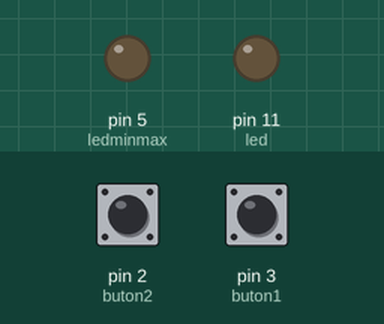
Recording of a sketch running on a simulated Arduino Uno, built with avr-gcc and run on an emulated ATmega328P. On the bench: output pins drawn as LEDs (lit = HIGH). The inputs (shaded band) are chosen by the test bench; at power-on: pin 2 (buton2) HIGH, pin 3 (buton1) HIGH.

Above: at 1.2 s.
1.3 s: pin 2 (buton2) pulled LOW for 3.2 s
At 4.3 s:
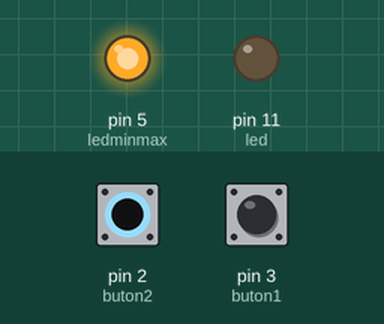
6.0 s: pin 2 (buton2) pulled LOW for 0.15 s
At 6.8 s:
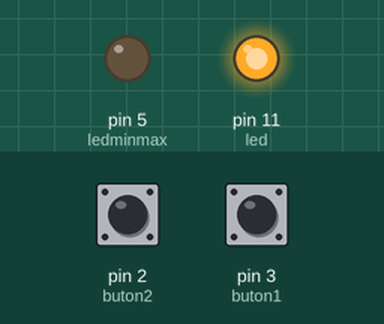
7.6 s: pin 3 (buton1) pulled LOW for 3.2 s
At 9.06 s:
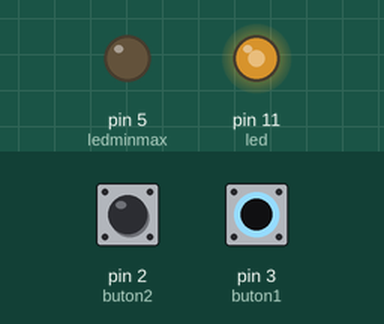
12.3 s: pin 3 (buton1) pulled LOW for 3.2 s
At 13.8 s:
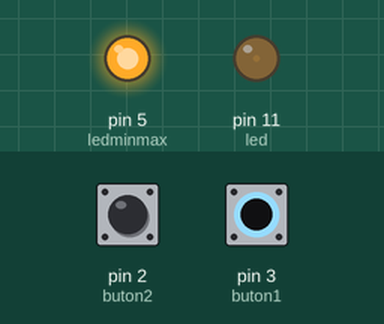
17.0 s: pin 2 (buton2) pulled LOW for 3.2 s
At 20.0 s:
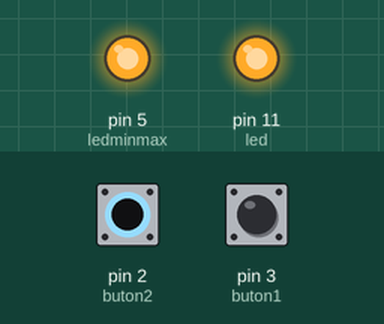
21.7 s: pin 2 (buton2) pulled LOW for 3.2 s
At 26.1 s:
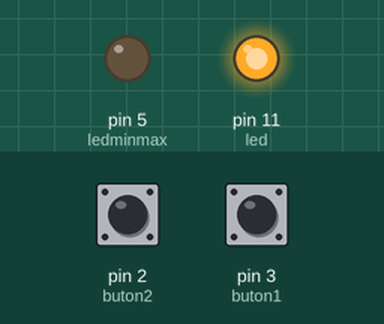
Timing chart, 0 to 27.4 s (numbered marks = the images above; inputs shaded):
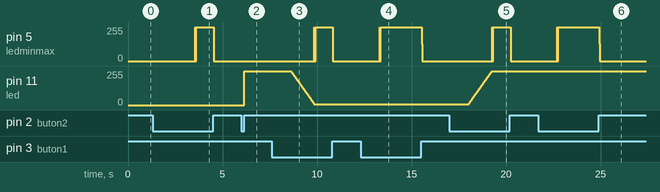

Measured:
- after the input at 1.3 s, pin 5 (ledminmax): 0/255 → 255/255 after 2.3 s, → 0/255 0.98 s later
- after the input at 6.0 s, pin 11 (led): 0/255 → 255/255 after 0.16 s
- after the input at 7.6 s, pin 5 (ledminmax): 0/255 → 255/255 after 2.3 s, → 0/255 0.98 s later; pin 11 (led): moves from 255/255 to 5/255 over 1.2 s, starting after 1.0 s
- after the input at 12.3 s, pin 5 (ledminmax): 0/255 → 255/255 after 1.0 s, → 0/255 2.2 s later
- after the input at 17.0 s, pin 5 (ledminmax): 0/255 → 255/255 after 2.3 s, → 0/255 0.98 s later; pin 11 (led): moves from 5/255 to 255/255 over 1.2 s, starting after 1.0 s
- after the input at 21.7 s, pin 5 (ledminmax): 0/255 → 255/255 after 1.0 s, → 0/255 2.2 s later

The sketch:

brightness_control_led_1b.ino
```cpp
/*
 * measure time for activate two independent pushbutton (masurare timp apasare 2 butoane)
 * program adapt by Nicu FLORICA (niq_ro) - http://nicuflorica.blogspot.com/
 * original ideea from Andy DOZ's blog - https://andydoz.blogspot.com
 * ver.1.0 - control a led with2 buttons (on/off/decrease and increase the brithness)
 * ver.1.a - clear the unuseful data
 * ver.1.b - minimum/maximum limit indicator
 */

#define buton1 3  // buton 1 fara retine la masa
#define buton2 2  // buton 2 fara retine la masa
#define led 11    // led + rezistenta 220..470 ohmi la masa
#define ledminmax 5

int apasarebuton1 = 0; // stare buton (apasat/neapasat)
int duratamare1 = 1000; // valoare timp apaaare lunga, in ms
int durataapasare1 = 0; // durata apasare buton
int tpaparare1 = 0;// memorare timp apasare
int tpeliberare1 = 0;// memorare timp eliberare
int durata1 = 0;  // durata apasare, in timp real
boolean stare1 = false; // stare de cronometrare

int apasarebuton2 = 0; // stare buton (apasat/neapasat)
int duratamare2 = 1000; // valoare timp apaaare lunga, in ms
int durataapasare2 = 0; // durata apasare buton
int tpaparare2 = 0;// memorare timp apasare
int tpeliberare2 = 0;// memorare timp eliberare
int durata2 = 0;  // durata apasare, in timp real
boolean stare2 = false; // stare de cronometrare

int nivel= 5;  // initial brightness
int pas = 2;   // step for brightness
int nivelmin = 5;   // lower level of brightness
int nivelmax = 255; // higher level of brightness
byte aprins = 0; // 0 - led off, 1 - led on
byte scurt1 = 0; // 1  - short push
byte lung1 = 0;  // 1 - long push
byte scurt2 = 0;
byte lung2 = 0;
byte micropauza = 5;

void setup() {
  Serial.begin(9600);
  pinMode(buton1,INPUT);//
  digitalWrite(buton1,HIGH); // pull-up activ
  pinMode(buton2,INPUT);//
  digitalWrite(buton2,HIGH); // pull-up activ
  pinMode(led,OUTPUT);//
  analogWrite(led, 0);  // led stins
  pinMode(ledminmax,OUTPUT);//
  digitalWrite(ledminmax, LOW);  // led minim / maxim stins
}

void loop() {
    durataapasare1 = aflareduratapasare1();
    durataapasare2 = aflareduratapasare2();
    delay (micropauza);

if (aprins == 0)
{
  analogWrite(led, 0);  // led stins
}
else
{
  analogWrite(led, nivel);  // led aprins
}
 digitalWrite(ledminmax, LOW);  // led minim / maxim stins
} // end main loop


int aflareduratapasare1()
   {
   apasarebuton1 = digitalRead(buton1);    // citiree stare buton 1
   if(apasarebuton1 == LOW && stare1 == false) {   // daca butonul 1 e apasat, dar nu mai fusese apasat
   tpaparare1 = millis();
   stare1 = true;
   };

 if (apasarebuton1 == HIGH && stare1 == true)
   {  // daca butonul 1 este neapasat si tocmai a fost eliberat
    tpeliberare1 = millis ();
    durataapasare1 = tpeliberare1 - tpaparare1;
    stare1 = false;
    if ((scurt1 == 1) and (lung1 == 0)) aprins = 0;  // just short push
    scurt1 = 0;
    lung1 = 0;
    };

 if(apasarebuton1 == LOW && stare1 == true)
   {  // daca butonul 1 este inca apasat
   durata1 = millis() - tpaparare1;
   scurt1 = 1;
   if (durata1 > duratamare1)
      {   // aprinde led daca s-a depasit timpul minim
      nivel = nivel - pas;
      if (nivel < nivelmin)
      {
        nivel = nivelmin;
        digitalWrite(ledminmax, HIGH);  // led minim / maxim aprins
      }
      delay(micropauza);
      lung1 = 1;
      }
  }
   return durataapasare1;  // iesire din subrutina si memorare timp
}

int aflareduratapasare2()
   {
   apasarebuton2 = digitalRead(buton2);    // citiree stare buton 1
   if(apasarebuton2 == LOW && stare2 == false) {   // daca butonul 1 e apasat, dar nu mai fusese apasat
   tpaparare2 = millis();
   stare2 = true;
   };

 if (apasarebuton2 == HIGH && stare2 == true) {  // daca butonul 2 este neapasat si tocmai a fost eliberat
    tpeliberare2 = millis ();
    durataapasare2 = tpeliberare2 - tpaparare2;
    stare2 = false;
    if ((scurt2 == 1) and (lung2 == 0)) aprins = 1;  // short push
    scurt2 = 0;
    lung2 = 0;
    };

 if(apasarebuton2 == LOW && stare2 == true)
   {  // daca butonul 2 este inca apasat
   durata2 = millis() - tpaparare2;
   scurt2 = 1;
   if (durata2 > duratamare2)
      {   // aprinde led daca s-a depasit timpul minim
      nivel = nivel + pas;
      if (nivel > nivelmax)
      {
        digitalWrite(ledminmax, HIGH);  // led minim / maxim aprins
        nivel = nivelmax;
      }
      delay(micropauza);
      lung2 = 1;
      }
  }
   return durataapasare2;  // iesire din subrutina si memorare timp
}
```
